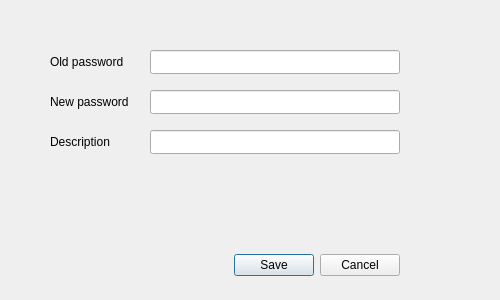
<?xml version="1.0" encoding="UTF-8"?>
<ui version="4.0">
 <class>edit_password</class>
 <widget class="QDialog" name="edit_password">
  <property name="geometry">
   <rect>
    <x>0</x>
    <y>0</y>
    <width>500</width>
    <height>300</height>
   </rect>
  </property>
  <property name="minimumSize">
   <size>
    <width>500</width>
    <height>300</height>
   </size>
  </property>
  <property name="maximumSize">
   <size>
    <width>500</width>
    <height>300</height>
   </size>
  </property>
  <property name="windowTitle">
   <string>Edit password</string>
  </property>
  <widget class="QDialogButtonBox" name="buttonBox">
   <property name="geometry">
    <rect>
     <x>0</x>
     <y>250</y>
     <width>400</width>
     <height>30</height>
    </rect>
   </property>
   <property name="orientation">
    <enum>Qt::Horizontal</enum>
   </property>
   <property name="standardButtons">
    <set>QDialogButtonBox::Cancel|QDialogButtonBox::Save</set>
   </property>
   <property name="centerButtons">
    <bool>false</bool>
   </property>
  </widget>
  <widget class="QLabel" name="OldPassword_label">
   <property name="geometry">
    <rect>
     <x>50</x>
     <y>50</y>
     <width>100</width>
     <height>24</height>
    </rect>
   </property>
   <property name="text">
    <string>Old password</string>
   </property>
  </widget>
  <widget class="QLabel" name="NewPassword_label">
   <property name="geometry">
    <rect>
     <x>50</x>
     <y>90</y>
     <width>100</width>
     <height>24</height>
    </rect>
   </property>
   <property name="text">
    <string>New password</string>
   </property>
  </widget>
  <widget class="QLineEdit" name="OldPassword">
   <property name="geometry">
    <rect>
     <x>150</x>
     <y>50</y>
     <width>250</width>
     <height>24</height>
    </rect>
   </property>
   <property name="readOnly">
    <bool>false</bool>
   </property>
  </widget>
  <widget class="QLineEdit" name="NewPassword">
   <property name="geometry">
    <rect>
     <x>150</x>
     <y>90</y>
     <width>250</width>
     <height>24</height>
    </rect>
   </property>
   <property name="readOnly">
    <bool>false</bool>
   </property>
  </widget>
  <widget class="QLabel" name="Description_label">
   <property name="geometry">
    <rect>
     <x>50</x>
     <y>130</y>
     <width>100</width>
     <height>24</height>
    </rect>
   </property>
   <property name="text">
    <string>Description</string>
   </property>
   <property name="alignment">
    <set>Qt::AlignLeading|Qt::AlignLeft|Qt::AlignVCenter</set>
   </property>
  </widget>
  <widget class="QLineEdit" name="Description">
   <property name="geometry">
    <rect>
     <x>150</x>
     <y>130</y>
     <width>250</width>
     <height>24</height>
    </rect>
   </property>
  </widget>
 </widget>
 <resources/>
 <connections>
  <connection>
   <sender>buttonBox</sender>
   <signal>rejected()</signal>
   <receiver>edit_password</receiver>
   <slot>reject()</slot>
   <hints>
    <hint type="sourcelabel">
     <x>316</x>
     <y>260</y>
    </hint>
    <hint type="destinationlabel">
     <x>286</x>
     <y>274</y>
    </hint>
   </hints>
  </connection>
 </connections>
</ui>
